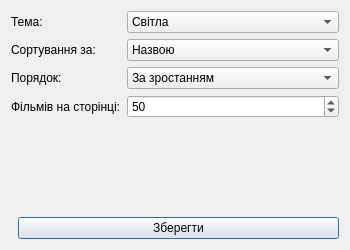
<?xml version="1.0" encoding="UTF-8"?>
<ui version="4.0">
 <class>SettingsWindow</class>
 <widget class="QDialog" name="SettingsWindow">
  <property name="geometry">
   <rect>
    <x>0</x>
    <y>0</y>
    <width>350</width>
    <height>250</height>
   </rect>
  </property>
  <property name="windowTitle">
   <string>Налаштування</string>
  </property>
  <layout class="QVBoxLayout" name="mainLayout">
   <item>
    <layout class="QFormLayout" name="formLayout">
     <item row="0" column="0">
      <widget class="QLabel" name="themeLabel">
       <property name="text">
        <string>Тема:</string>
       </property>
      </widget>
     </item>
     <item row="0" column="1">
      <widget class="QComboBox" name="themeCombo">
       <item>
        <property name="text">
         <string>Світла</string>
        </property>
       </item>
       <item>
        <property name="text">
         <string>Темна</string>
        </property>
       </item>
      </widget>
     </item>
     <item row="1" column="0">
      <widget class="QLabel" name="sortColumnLabel">
       <property name="text">
        <string>Сортування за:</string>
       </property>
      </widget>
     </item>
     <item row="1" column="1">
      <widget class="QComboBox" name="sortColumnCombo">
       <item>
        <property name="text">
         <string>Назвою</string>
        </property>
       </item>
       <item>
        <property name="text">
         <string>Роком</string>
        </property>
       </item>
       <item>
        <property name="text">
         <string>Оцінкою</string>
        </property>
       </item>
       <item>
        <property name="text">
         <string>Жанром</string>
        </property>
       </item>
      </widget>
     </item>
     <item row="2" column="0">
      <widget class="QLabel" name="sortOrderLabel">
       <property name="text">
        <string>Порядок:</string>
       </property>
      </widget>
     </item>
     <item row="2" column="1">
      <widget class="QComboBox" name="sortOrderCombo">
       <item>
        <property name="text">
         <string>За зростанням</string>
        </property>
       </item>
       <item>
        <property name="text">
         <string>За спаданням</string>
        </property>
       </item>
      </widget>
     </item>
     <item row="3" column="0">
      <widget class="QLabel" name="perPageLabel">
       <property name="text">
        <string>Фільмів на сторінці:</string>
       </property>
      </widget>
     </item>
     <item row="3" column="1">
      <widget class="QSpinBox" name="perPageSpin">
       <property name="minimum">
        <number>10</number>
       </property>
       <property name="maximum">
        <number>500</number>
       </property>
       <property name="value">
        <number>50</number>
       </property>
      </widget>
     </item>
    </layout>
   </item>
   <item>
    <spacer name="verticalSpacer">
     <property name="orientation">
      <enum>Qt::Vertical</enum>
     </property>
    </spacer>
   </item>
   <item>
    <layout class="QHBoxLayout" name="buttonLayout">
     <item>
      <spacer name="buttonSpacer">
       <property name="orientation">
        <enum>Qt::Horizontal</enum>
       </property>
      </spacer>
     </item>
     <item>
      <widget class="QPushButton" name="saveButton">
       <property name="text">
        <string>Зберегти</string>
       </property>
       <property name="default">
        <bool>true</bool>
       </property>
      </widget>
     </item>
    </layout>
   </item>
  </layout>
 </widget>
 <resources/>
 <connections/>
</ui>
